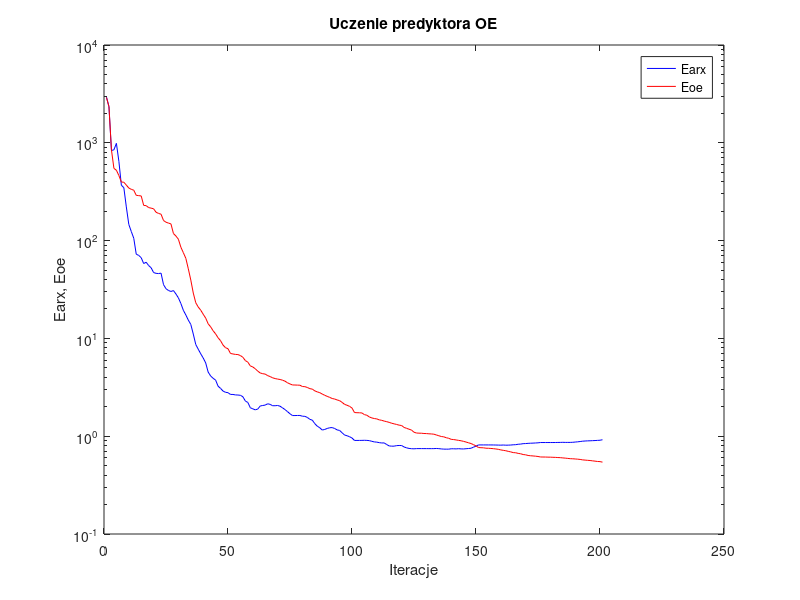
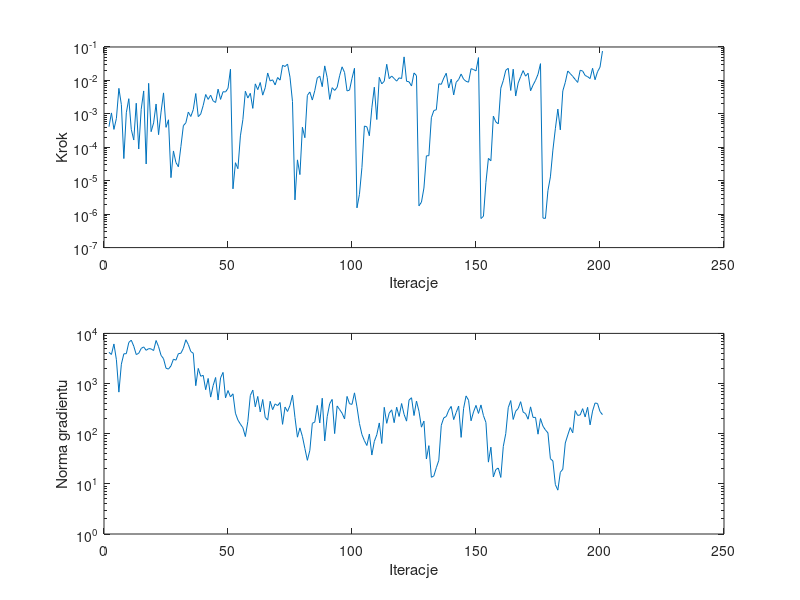

MATLAB code to generate these figures, in order:
%uczenie predyktora oe
clear all;
n=0; farx(n+1)=2.931318e+003; foe(n+1)=2.906342e+003; wspucz(n+1)=0.000000e+000; ng(n+1)=0.000000e+000;
%odnowa zmiennej metryki
n=1; farx(n+1)=2.337988e+003; foe(n+1)=2.344792e+003; krok(n+1)=4.129769e-004; ng(n+1)=4.189874e+003;
n=2; farx(n+1)=8.338234e+002; foe(n+1)=8.467281e+002; krok(n+1)=1.066758e-003; ng(n+1)=3.801533e+003;
n=3; farx(n+1)=8.488243e+002; foe(n+1)=5.474771e+002; krok(n+1)=3.428360e-004; ng(n+1)=6.154751e+003;
n=4; farx(n+1)=9.870084e+002; foe(n+1)=5.241270e+002; krok(n+1)=7.312079e-004; ng(n+1)=2.988912e+003;
n=5; farx(n+1)=6.461311e+002; foe(n+1)=4.624500e+002; krok(n+1)=5.792131e-003; ng(n+1)=6.744947e+002;
n=6; farx(n+1)=3.684330e+002; foe(n+1)=3.972594e+002; krok(n+1)=1.889589e-003; ng(n+1)=2.432372e+003;
n=7; farx(n+1)=3.474381e+002; foe(n+1)=3.950601e+002; krok(n+1)=4.603168e-005; ng(n+1)=3.918953e+003;
n=8; farx(n+1)=2.210652e+002; foe(n+1)=3.697743e+002; krok(n+1)=1.081070e-003; ng(n+1)=3.937026e+003;
n=9; farx(n+1)=1.463984e+002; foe(n+1)=3.446840e+002; krok(n+1)=2.840497e-003; ng(n+1)=6.606136e+003;
n=10; farx(n+1)=1.239261e+002; foe(n+1)=3.344863e+002; krok(n+1)=3.423805e-004; ng(n+1)=7.328309e+003;
n=11; farx(n+1)=1.056956e+002; foe(n+1)=3.274891e+002; krok(n+1)=1.650936e-004; ng(n+1)=5.555596e+003;
n=12; farx(n+1)=7.261973e+001; foe(n+1)=2.902995e+002; krok(n+1)=2.079144e-003; ng(n+1)=3.784900e+003;
n=13; farx(n+1)=7.057124e+001; foe(n+1)=2.883193e+002; krok(n+1)=8.876552e-005; ng(n+1)=4.006428e+003;
n=14; farx(n+1)=6.682740e+001; foe(n+1)=2.861574e+002; krok(n+1)=1.369522e-003; ng(n+1)=5.013382e+003;
n=15; farx(n+1)=5.827709e+001; foe(n+1)=2.292119e+002; krok(n+1)=4.845058e-003; ng(n+1)=5.379670e+003;
n=16; farx(n+1)=6.009448e+001; foe(n+1)=2.277184e+002; krok(n+1)=3.168396e-005; ng(n+1)=4.595375e+003;
n=17; farx(n+1)=5.559307e+001; foe(n+1)=2.175523e+002; krok(n+1)=8.174750e-003; ng(n+1)=4.972021e+003;
n=18; farx(n+1)=5.275205e+001; foe(n+1)=2.147792e+002; krok(n+1)=2.930791e-004; ng(n+1)=4.904932e+003;
n=19; farx(n+1)=4.712670e+001; foe(n+1)=2.115257e+002; krok(n+1)=5.362933e-004; ng(n+1)=4.549940e+003;
n=20; farx(n+1)=4.626394e+001; foe(n+1)=1.947910e+002; krok(n+1)=1.968749e-003; ng(n+1)=7.216208e+003;
n=21; farx(n+1)=4.602996e+001; foe(n+1)=1.896488e+002; krok(n+1)=2.383591e-004; ng(n+1)=5.442606e+003;
n=22; farx(n+1)=4.646571e+001; foe(n+1)=1.862299e+002; krok(n+1)=1.130654e-003; ng(n+1)=3.650552e+003;
n=23; farx(n+1)=3.545111e+001; foe(n+1)=1.605415e+002; krok(n+1)=4.234033e-003; ng(n+1)=3.134334e+003;
n=24; farx(n+1)=3.221236e+001; foe(n+1)=1.541390e+002; krok(n+1)=3.949694e-004; ng(n+1)=2.022522e+003;
n=25; farx(n+1)=3.089239e+001; foe(n+1)=1.510230e+002; krok(n+1)=6.647718e-004; ng(n+1)=1.942296e+003;
%odnowa zmiennej metryki
n=26; farx(n+1)=3.018635e+001; foe(n+1)=1.480879e+002; krok(n+1)=1.235197e-005; ng(n+1)=2.248946e+003;
n=27; farx(n+1)=3.084361e+001; foe(n+1)=1.181066e+002; krok(n+1)=7.773395e-005; ng(n+1)=3.062819e+003;
n=28; farx(n+1)=2.847967e+001; foe(n+1)=1.113554e+002; krok(n+1)=3.511208e-005; ng(n+1)=2.924670e+003;
n=29; farx(n+1)=2.596983e+001; foe(n+1)=1.032504e+002; krok(n+1)=2.611999e-005; ng(n+1)=3.950875e+003;
n=30; farx(n+1)=2.273080e+001; foe(n+1)=8.548534e+001; krok(n+1)=1.046887e-004; ng(n+1)=4.011916e+003;
n=31; farx(n+1)=1.938088e+001; foe(n+1)=7.520909e+001; krok(n+1)=4.430569e-004; ng(n+1)=5.045854e+003;
n=32; farx(n+1)=1.735298e+001; foe(n+1)=6.582946e+001; krok(n+1)=5.391128e-004; ng(n+1)=7.458457e+003;
n=33; farx(n+1)=1.537919e+001; foe(n+1)=5.141441e+001; krok(n+1)=1.130654e-003; ng(n+1)=5.987494e+003;
n=34; farx(n+1)=1.389021e+001; foe(n+1)=3.947738e+001; krok(n+1)=8.336543e-004; ng(n+1)=4.345946e+003;
n=35; farx(n+1)=1.107573e+001; foe(n+1)=2.908067e+001; krok(n+1)=1.338974e-003; ng(n+1)=4.018328e+003;
n=36; farx(n+1)=8.657732e+000; foe(n+1)=2.314883e+001; krok(n+1)=4.055547e-003; ng(n+1)=9.065380e+002;
n=37; farx(n+1)=7.754522e+000; foe(n+1)=2.092967e+001; krok(n+1)=8.258271e-004; ng(n+1)=2.004371e+003;
n=38; farx(n+1)=6.958923e+000; foe(n+1)=1.943436e+001; krok(n+1)=9.914730e-004; ng(n+1)=1.397820e+003;
n=39; farx(n+1)=6.307454e+000; foe(n+1)=1.766691e+001; krok(n+1)=1.786250e-003; ng(n+1)=1.458751e+003;
n=40; farx(n+1)=5.617120e+000; foe(n+1)=1.612877e+001; krok(n+1)=3.792736e-003; ng(n+1)=7.536401e+002;
n=41; farx(n+1)=4.524489e+000; foe(n+1)=1.410105e+001; krok(n+1)=2.707062e-003; ng(n+1)=1.264149e+003;
n=42; farx(n+1)=4.129418e+000; foe(n+1)=1.313272e+001; krok(n+1)=3.625910e-003; ng(n+1)=5.364604e+002;
n=43; farx(n+1)=3.907655e+000; foe(n+1)=1.197323e+001; krok(n+1)=2.444561e-003; ng(n+1)=9.100693e+002;
n=44; farx(n+1)=3.746997e+000; foe(n+1)=1.112624e+001; krok(n+1)=2.187783e-003; ng(n+1)=1.320552e+003;
n=45; farx(n+1)=3.244962e+000; foe(n+1)=1.015201e+001; krok(n+1)=5.478088e-003; ng(n+1)=4.703247e+002;
n=46; farx(n+1)=3.083182e+000; foe(n+1)=9.472655e+000; krok(n+1)=2.707062e-003; ng(n+1)=1.300440e+003;
n=47; farx(n+1)=2.893905e+000; foe(n+1)=8.542172e+000; krok(n+1)=4.597934e-003; ng(n+1)=1.667308e+003;
n=48; farx(n+1)=2.811106e+000; foe(n+1)=8.035168e+000; krok(n+1)=4.515106e-003; ng(n+1)=5.189469e+002;
n=49; farx(n+1)=2.786361e+000; foe(n+1)=7.843683e+000; krok(n+1)=5.829556e-003; ng(n+1)=7.258329e+002;
n=50; farx(n+1)=2.673269e+000; foe(n+1)=7.015310e+000; krok(n+1)=2.160874e-002; ng(n+1)=5.419491e+002;
%odnowa zmiennej metryki
n=51; farx(n+1)=2.672469e+000; foe(n+1)=6.932087e+000; krok(n+1)=5.724232e-006; ng(n+1)=6.243441e+002;
n=52; farx(n+1)=2.643572e+000; foe(n+1)=6.859569e+000; krok(n+1)=3.459210e-005; ng(n+1)=2.559239e+002;
n=53; farx(n+1)=2.636724e+000; foe(n+1)=6.833424e+000; krok(n+1)=2.286087e-005; ng(n+1)=1.872268e+002;
n=54; farx(n+1)=2.619073e+000; foe(n+1)=6.678547e+000; krok(n+1)=2.196646e-004; ng(n+1)=1.550734e+002;
n=55; farx(n+1)=2.532896e+000; foe(n+1)=6.408160e+000; krok(n+1)=6.750897e-004; ng(n+1)=1.316004e+002;
n=56; farx(n+1)=2.287702e+000; foe(n+1)=5.931872e+000; krok(n+1)=4.747676e-003; ng(n+1)=8.771123e+001;
n=57; farx(n+1)=2.213502e+000; foe(n+1)=5.711172e+000; krok(n+1)=2.972972e-003; ng(n+1)=1.764600e+002;
n=58; farx(n+1)=1.953569e+000; foe(n+1)=5.231324e+000; krok(n+1)=4.118564e-003; ng(n+1)=5.779200e+002;
n=59; farx(n+1)=1.904928e+000; foe(n+1)=5.104939e+000; krok(n+1)=1.457389e-003; ng(n+1)=7.402514e+002;
n=60; farx(n+1)=1.859732e+000; foe(n+1)=4.893429e+000; krok(n+1)=7.883344e-003; ng(n+1)=3.437906e+002;
n=61; farx(n+1)=1.894195e+000; foe(n+1)=4.628629e+000; krok(n+1)=5.295103e-003; ng(n+1)=5.533467e+002;
n=62; farx(n+1)=2.038162e+000; foe(n+1)=4.429416e+000; krok(n+1)=8.669283e-003; ng(n+1)=2.716666e+002;
n=63; farx(n+1)=2.060582e+000; foe(n+1)=4.357611e+000; krok(n+1)=3.625910e-003; ng(n+1)=4.807342e+002;
n=64; farx(n+1)=2.080563e+000; foe(n+1)=4.314791e+000; krok(n+1)=6.042575e-003; ng(n+1)=2.119615e+002;
n=65; farx(n+1)=2.145856e+000; foe(n+1)=4.163177e+000; krok(n+1)=1.670157e-002; ng(n+1)=1.868247e+002;
n=66; farx(n+1)=2.115074e+000; foe(n+1)=4.070842e+000; krok(n+1)=9.600724e-003; ng(n+1)=4.425060e+002;
n=67; farx(n+1)=2.049777e+000; foe(n+1)=3.953891e+000; krok(n+1)=1.042882e-002; ng(n+1)=3.016433e+002;
n=68; farx(n+1)=2.049662e+000; foe(n+1)=3.884996e+000; krok(n+1)=7.342058e-003; ng(n+1)=3.930878e+002;
n=69; farx(n+1)=2.061086e+000; foe(n+1)=3.837952e+000; krok(n+1)=1.223760e-002; ng(n+1)=3.627428e+002;
n=70; farx(n+1)=2.025986e+000; foe(n+1)=3.801082e+000; krok(n+1)=1.019133e-002; ng(n+1)=4.187463e+002;
n=71; farx(n+1)=1.947099e+000; foe(n+1)=3.737530e+000; krok(n+1)=2.835564e-002; ng(n+1)=1.536727e+002;
n=72; farx(n+1)=1.871623e+000; foe(n+1)=3.652214e+000; krok(n+1)=2.602503e-002; ng(n+1)=3.394897e+002;
n=73; farx(n+1)=1.782039e+000; foe(n+1)=3.515828e+000; krok(n+1)=3.081734e-002; ng(n+1)=2.776558e+002;
n=74; farx(n+1)=1.695499e+000; foe(n+1)=3.422367e+000; krok(n+1)=1.251065e-002; ng(n+1)=3.676284e+002;
n=75; farx(n+1)=1.626063e+000; foe(n+1)=3.342388e+000; krok(n+1)=2.339183e-003; ng(n+1)=5.890528e+002;
%odnowa zmiennej metryki
n=76; farx(n+1)=1.626220e+000; foe(n+1)=3.337436e+000; krok(n+1)=2.669404e-006; ng(n+1)=2.110974e+002;
n=77; farx(n+1)=1.629184e+000; foe(n+1)=3.329312e+000; krok(n+1)=4.204485e-005; ng(n+1)=8.524085e+001;
n=78; farx(n+1)=1.629780e+000; foe(n+1)=3.322435e+000; krok(n+1)=1.525247e-005; ng(n+1)=1.304709e+002;
n=79; farx(n+1)=1.601017e+000; foe(n+1)=3.221020e+000; krok(n+1)=3.982159e-004; ng(n+1)=8.826564e+001;
n=80; farx(n+1)=1.596481e+000; foe(n+1)=3.210150e+000; krok(n+1)=1.935115e-004; ng(n+1)=5.075228e+001;
n=81; farx(n+1)=1.555430e+000; foe(n+1)=3.149568e+000; krok(n+1)=3.572423e-003; ng(n+1)=2.945866e+001;
n=82; farx(n+1)=1.488052e+000; foe(n+1)=3.063230e+000; krok(n+1)=4.509565e-003; ng(n+1)=4.656279e+001;
n=83; farx(n+1)=1.458741e+000; foe(n+1)=3.029632e+000; krok(n+1)=2.586841e-003; ng(n+1)=1.609785e+002;
n=84; farx(n+1)=1.343905e+000; foe(n+1)=2.907176e+000; krok(n+1)=5.003630e-003; ng(n+1)=1.710630e+002;
n=85; farx(n+1)=1.265478e+000; foe(n+1)=2.839534e+000; krok(n+1)=1.189189e-002; ng(n+1)=3.663738e+002;
n=86; farx(n+1)=1.220734e+000; foe(n+1)=2.786654e+000; krok(n+1)=1.339882e-002; ng(n+1)=1.638094e+002;
n=87; farx(n+1)=1.155876e+000; foe(n+1)=2.698849e+000; krok(n+1)=6.506258e-003; ng(n+1)=5.097118e+002;
n=88; farx(n+1)=1.172606e+000; foe(n+1)=2.620574e+000; krok(n+1)=2.720095e-002; ng(n+1)=7.173064e+001;
n=89; farx(n+1)=1.200073e+000; foe(n+1)=2.555076e+000; krok(n+1)=1.214548e-002; ng(n+1)=2.186745e+002;
n=90; farx(n+1)=1.220055e+000; foe(n+1)=2.495044e+000; krok(n+1)=2.707062e-003; ng(n+1)=3.968681e+002;
n=91; farx(n+1)=1.225258e+000; foe(n+1)=2.429814e+000; krok(n+1)=6.065270e-003; ng(n+1)=4.825614e+002;
n=92; farx(n+1)=1.199108e+000; foe(n+1)=2.399162e+000; krok(n+1)=5.022246e-003; ng(n+1)=1.005167e+002;
n=93; farx(n+1)=1.160067e+000; foe(n+1)=2.349026e+000; krok(n+1)=6.192369e-003; ng(n+1)=3.575440e+002;
n=94; farx(n+1)=1.145323e+000; foe(n+1)=2.309097e+000; krok(n+1)=1.376948e-002; ng(n+1)=3.035669e+002;
n=95; farx(n+1)=1.084391e+000; foe(n+1)=2.218115e+000; krok(n+1)=2.548582e-002; ng(n+1)=2.562872e+002;
n=96; farx(n+1)=1.028246e+000; foe(n+1)=2.116756e+000; krok(n+1)=1.725161e-002; ng(n+1)=1.966784e+002;
n=97; farx(n+1)=1.010978e+000; foe(n+1)=2.072003e+000; krok(n+1)=4.841816e-003; ng(n+1)=5.534751e+002;
n=98; farx(n+1)=9.883420e-001; foe(n+1)=2.020598e+000; krok(n+1)=5.128285e-003; ng(n+1)=3.953132e+002;
n=99; farx(n+1)=9.584114e-001; foe(n+1)=1.941659e+000; krok(n+1)=1.154146e-002; ng(n+1)=3.846336e+002;
n=100; farx(n+1)=9.051030e-001; foe(n+1)=1.745592e+000; krok(n+1)=2.307159e-002; ng(n+1)=6.520750e+002;
%odnowa zmiennej metryki
n=101; farx(n+1)=9.052056e-001; foe(n+1)=1.738529e+000; krok(n+1)=1.544062e-006; ng(n+1)=3.431511e+002;
n=102; farx(n+1)=9.055919e-001; foe(n+1)=1.736044e+000; krok(n+1)=3.910923e-006; ng(n+1)=1.598988e+002;
n=103; farx(n+1)=9.063506e-001; foe(n+1)=1.728626e+000; krok(n+1)=2.480406e-005; ng(n+1)=9.651454e+001;
n=104; farx(n+1)=9.082144e-001; foe(n+1)=1.662375e+000; krok(n+1)=4.325549e-004; ng(n+1)=7.258974e+001;
n=105; farx(n+1)=9.061694e-001; foe(n+1)=1.637650e+000; krok(n+1)=4.089425e-004; ng(n+1)=5.817213e+001;
n=106; farx(n+1)=9.009751e-001; foe(n+1)=1.572542e+000; krok(n+1)=2.219001e-004; ng(n+1)=9.869906e+001;
n=107; farx(n+1)=8.865112e-001; foe(n+1)=1.537031e+000; krok(n+1)=1.517951e-003; ng(n+1)=3.754879e+001;
n=108; farx(n+1)=8.742486e-001; foe(n+1)=1.515733e+000; krok(n+1)=6.271232e-003; ng(n+1)=7.031077e+001;
n=109; farx(n+1)=8.695507e-001; foe(n+1)=1.502705e+000; krok(n+1)=6.767654e-004; ng(n+1)=9.537306e+001;
n=110; farx(n+1)=8.590978e-001; foe(n+1)=1.468828e+000; krok(n+1)=1.238474e-002; ng(n+1)=1.638961e+002;
n=111; farx(n+1)=8.526729e-001; foe(n+1)=1.453423e+000; krok(n+1)=7.883344e-003; ng(n+1)=6.376311e+001;
n=112; farx(n+1)=8.537557e-001; foe(n+1)=1.426934e+000; krok(n+1)=9.436540e-003; ng(n+1)=3.358350e+002;
n=113; farx(n+1)=8.214001e-001; foe(n+1)=1.407868e+000; krok(n+1)=3.039725e-002; ng(n+1)=1.610258e+002;
n=114; farx(n+1)=7.951024e-001; foe(n+1)=1.384695e+000; krok(n+1)=1.129495e-002; ng(n+1)=2.565368e+002;
n=115; farx(n+1)=7.910472e-001; foe(n+1)=1.356494e+000; krok(n+1)=1.352965e-002; ng(n+1)=2.990944e+002;
n=116; farx(n+1)=7.913411e-001; foe(n+1)=1.337860e+000; krok(n+1)=1.142218e-002; ng(n+1)=1.658580e+002;
n=117; farx(n+1)=8.012263e-001; foe(n+1)=1.318160e+000; krok(n+1)=9.522959e-003; ng(n+1)=3.372554e+002;
n=118; farx(n+1)=8.038385e-001; foe(n+1)=1.297526e+000; krok(n+1)=1.196445e-002; ng(n+1)=2.207153e+002;
n=119; farx(n+1)=8.031688e-001; foe(n+1)=1.286240e+000; krok(n+1)=1.136409e-002; ng(n+1)=3.998073e+002;
n=120; farx(n+1)=7.763059e-001; foe(n+1)=1.229180e+000; krok(n+1)=5.051878e-002; ng(n+1)=2.432409e+002;
n=121; farx(n+1)=7.604132e-001; foe(n+1)=1.204308e+000; krok(n+1)=9.428457e-003; ng(n+1)=1.780944e+002;
n=122; farx(n+1)=7.500533e-001; foe(n+1)=1.178681e+000; krok(n+1)=9.096510e-003; ng(n+1)=4.680328e+002;
n=123; farx(n+1)=7.451646e-001; foe(n+1)=1.155325e+000; krok(n+1)=6.802533e-003; ng(n+1)=5.212654e+002;
n=124; farx(n+1)=7.430692e-001; foe(n+1)=1.098305e+000; krok(n+1)=1.672561e-002; ng(n+1)=2.302301e+002;
n=125; farx(n+1)=7.467835e-001; foe(n+1)=1.077986e+000; krok(n+1)=1.389524e-002; ng(n+1)=4.475232e+002;
%odnowa zmiennej metryki
n=126; farx(n+1)=7.468474e-001; foe(n+1)=1.073927e+000; krok(n+1)=1.771248e-006; ng(n+1)=2.805024e+002;
n=127; farx(n+1)=7.468286e-001; foe(n+1)=1.072675e+000; krok(n+1)=2.284886e-006; ng(n+1)=1.350450e+002;
n=128; farx(n+1)=7.465739e-001; foe(n+1)=1.065822e+000; krok(n+1)=6.035587e-006; ng(n+1)=1.785388e+002;
n=129; farx(n+1)=7.467228e-001; foe(n+1)=1.063852e+000; krok(n+1)=5.550861e-005; ng(n+1)=3.128992e+001;
n=130; farx(n+1)=7.463174e-001; foe(n+1)=1.058240e+000; krok(n+1)=5.618497e-005; ng(n+1)=5.778104e+001;
n=131; farx(n+1)=7.461879e-001; foe(n+1)=1.054701e+000; krok(n+1)=7.663457e-004; ng(n+1)=1.351661e+001;
n=132; farx(n+1)=7.465462e-001; foe(n+1)=1.048693e+000; krok(n+1)=1.259664e-003; ng(n+1)=1.439040e+001;
n=133; farx(n+1)=7.491570e-001; foe(n+1)=1.029927e+000; krok(n+1)=1.323776e-003; ng(n+1)=2.099494e+001;
n=134; farx(n+1)=7.464190e-001; foe(n+1)=1.011209e+000; krok(n+1)=7.954572e-003; ng(n+1)=2.948680e+001;
n=135; farx(n+1)=7.412433e-001; foe(n+1)=9.928393e-001; krok(n+1)=7.632150e-003; ng(n+1)=1.473432e+002;
n=136; farx(n+1)=7.377188e-001; foe(n+1)=9.856042e-001; krok(n+1)=1.175824e-002; ng(n+1)=2.071794e+002;
n=137; farx(n+1)=7.372269e-001; foe(n+1)=9.645078e-001; krok(n+1)=1.640492e-002; ng(n+1)=2.199093e+002;
n=138; farx(n+1)=7.371795e-001; foe(n+1)=9.525751e-001; krok(n+1)=5.945944e-003; ng(n+1)=2.943939e+002;
n=139; farx(n+1)=7.438613e-001; foe(n+1)=9.286496e-001; krok(n+1)=1.095618e-002; ng(n+1)=3.500571e+002;
n=140; farx(n+1)=7.435916e-001; foe(n+1)=9.238541e-001; krok(n+1)=3.677109e-003; ng(n+1)=1.910526e+002;
n=141; farx(n+1)=7.416603e-001; foe(n+1)=9.155744e-001; krok(n+1)=8.806488e-003; ng(n+1)=2.639881e+002;
n=142; farx(n+1)=7.454393e-001; foe(n+1)=9.061237e-001; krok(n+1)=1.064021e-002; ng(n+1)=3.555651e+002;
n=143; farx(n+1)=7.415584e-001; foe(n+1)=8.979321e-001; krok(n+1)=1.552269e-002; ng(n+1)=8.447309e+001;
n=144; farx(n+1)=7.406312e-001; foe(n+1)=8.853418e-001; krok(n+1)=1.086709e-002; ng(n+1)=3.201850e+002;
n=145; farx(n+1)=7.449598e-001; foe(n+1)=8.715645e-001; krok(n+1)=9.393654e-003; ng(n+1)=5.667170e+002;
n=146; farx(n+1)=7.485887e-001; foe(n+1)=8.560115e-001; krok(n+1)=8.855578e-003; ng(n+1)=4.645489e+002;
n=147; farx(n+1)=7.531691e-001; foe(n+1)=8.413482e-001; krok(n+1)=2.243330e-002; ng(n+1)=1.809478e+002;
n=148; farx(n+1)=7.732103e-001; foe(n+1)=8.193459e-001; krok(n+1)=2.117616e-002; ng(n+1)=2.716716e+002;
n=149; farx(n+1)=7.908211e-001; foe(n+1)=7.956929e-001; krok(n+1)=1.925105e-002; ng(n+1)=3.666935e+002;
n=150; farx(n+1)=8.143872e-001; foe(n+1)=7.659523e-001; krok(n+1)=4.818488e-002; ng(n+1)=2.537134e+002;
%odnowa zmiennej metryki
n=151; farx(n+1)=8.143115e-001; foe(n+1)=7.626670e-001; krok(n+1)=7.401445e-007; ng(n+1)=3.743932e+002;
n=152; farx(n+1)=8.143122e-001; foe(n+1)=7.611038e-001; krok(n+1)=8.652112e-007; ng(n+1)=2.300448e+002;
n=153; farx(n+1)=8.142947e-001; foe(n+1)=7.537219e-001; krok(n+1)=8.807743e-006; ng(n+1)=1.675738e+002;
n=154; farx(n+1)=8.141919e-001; foe(n+1)=7.527124e-001; krok(n+1)=4.662388e-005; ng(n+1)=2.710988e+001;
n=155; farx(n+1)=8.141066e-001; foe(n+1)=7.494077e-001; krok(n+1)=3.955346e-005; ng(n+1)=5.383073e+001;
n=156; farx(n+1)=8.135863e-001; foe(n+1)=7.458320e-001; krok(n+1)=8.540993e-004; ng(n+1)=1.372277e+001;
n=157; farx(n+1)=8.122866e-001; foe(n+1)=7.402788e-001; krok(n+1)=5.733303e-004; ng(n+1)=1.932077e+001;
n=158; farx(n+1)=8.111749e-001; foe(n+1)=7.342749e-001; krok(n+1)=5.014459e-004; ng(n+1)=2.067027e+001;
n=159; farx(n+1)=8.099591e-001; foe(n+1)=7.240842e-001; krok(n+1)=5.858547e-003; ng(n+1)=1.343184e+001;
n=160; farx(n+1)=8.126666e-001; foe(n+1)=7.170287e-001; krok(n+1)=9.899545e-003; ng(n+1)=5.563999e+001;
n=161; farx(n+1)=8.092257e-001; foe(n+1)=7.103593e-001; krok(n+1)=2.008899e-002; ng(n+1)=1.005494e+002;
n=162; farx(n+1)=8.102854e-001; foe(n+1)=6.998650e-001; krok(n+1)=2.307159e-002; ng(n+1)=3.301996e+002;
n=163; farx(n+1)=8.121767e-001; foe(n+1)=6.914164e-001; krok(n+1)=5.000456e-003; ng(n+1)=4.578984e+002;
n=164; farx(n+1)=8.169608e-001; foe(n+1)=6.796301e-001; krok(n+1)=2.165649e-002; ng(n+1)=1.922758e+002;
n=165; farx(n+1)=8.190378e-001; foe(n+1)=6.773503e-001; krok(n+1)=3.416071e-003; ng(n+1)=2.811014e+002;
n=166; farx(n+1)=8.274777e-001; foe(n+1)=6.672345e-001; krok(n+1)=8.349282e-003; ng(n+1)=3.176866e+002;
n=167; farx(n+1)=8.306320e-001; foe(n+1)=6.614811e-001; krok(n+1)=1.299379e-002; ng(n+1)=4.348118e+002;
n=168; farx(n+1)=8.389055e-001; foe(n+1)=6.495329e-001; krok(n+1)=1.966568e-002; ng(n+1)=2.700239e+002;
n=169; farx(n+1)=8.410525e-001; foe(n+1)=6.452637e-001; krok(n+1)=1.340015e-002; ng(n+1)=2.512632e+002;
n=170; farx(n+1)=8.450337e-001; foe(n+1)=6.353828e-001; krok(n+1)=1.640492e-002; ng(n+1)=1.944501e+002;
n=171; farx(n+1)=8.478778e-001; foe(n+1)=6.310784e-001; krok(n+1)=4.908489e-003; ng(n+1)=3.429537e+002;
n=172; farx(n+1)=8.497292e-001; foe(n+1)=6.283421e-001; krok(n+1)=7.242402e-003; ng(n+1)=2.110512e+002;
n=173; farx(n+1)=8.527643e-001; foe(n+1)=6.247429e-001; krok(n+1)=1.004414e-002; ng(n+1)=2.115932e+002;
n=174; farx(n+1)=8.557104e-001; foe(n+1)=6.203430e-001; krok(n+1)=1.526430e-002; ng(n+1)=9.782640e+001;
n=175; farx(n+1)=8.616795e-001; foe(n+1)=6.132277e-001; krok(n+1)=3.172714e-002; ng(n+1)=2.003467e+002;
%odnowa zmiennej metryki
n=176; farx(n+1)=8.616553e-001; foe(n+1)=6.126309e-001; krok(n+1)=7.623743e-007; ng(n+1)=1.413347e+002;
n=177; farx(n+1)=8.616441e-001; foe(n+1)=6.123039e-001; krok(n+1)=7.475603e-007; ng(n+1)=1.186111e+002;
n=178; farx(n+1)=8.616652e-001; foe(n+1)=6.107411e-001; krok(n+1)=5.055637e-006; ng(n+1)=1.039247e+002;
n=179; farx(n+1)=8.616412e-001; foe(n+1)=6.103696e-001; krok(n+1)=1.302585e-005; ng(n+1)=3.172358e+001;
n=180; farx(n+1)=8.618159e-001; foe(n+1)=6.085127e-001; krok(n+1)=8.233132e-005; ng(n+1)=2.860392e+001;
n=181; farx(n+1)=8.620126e-001; foe(n+1)=6.074385e-001; krok(n+1)=3.604935e-004; ng(n+1)=9.655144e+000;
n=182; farx(n+1)=8.632084e-001; foe(n+1)=6.050522e-001; krok(n+1)=1.389400e-003; ng(n+1)=7.492404e+000;
n=183; farx(n+1)=8.640015e-001; foe(n+1)=6.035918e-001; krok(n+1)=3.323859e-004; ng(n+1)=1.700383e+001;
n=184; farx(n+1)=8.659406e-001; foe(n+1)=5.998587e-001; krok(n+1)=4.862884e-003; ng(n+1)=1.957293e+001;
n=185; farx(n+1)=8.641041e-001; foe(n+1)=5.968105e-001; krok(n+1)=8.744518e-003; ng(n+1)=6.515274e+001;
n=186; farx(n+1)=8.642303e-001; foe(n+1)=5.929522e-001; krok(n+1)=1.916842e-002; ng(n+1)=9.406069e+001;
n=187; farx(n+1)=8.642542e-001; foe(n+1)=5.890888e-001; krok(n+1)=1.603572e-002; ng(n+1)=1.325370e+002;
n=188; farx(n+1)=8.665392e-001; foe(n+1)=5.877688e-001; krok(n+1)=1.321526e-002; ng(n+1)=1.042245e+002;
n=189; farx(n+1)=8.712483e-001; foe(n+1)=5.851269e-001; krok(n+1)=1.071180e-002; ng(n+1)=2.882211e+002;
n=190; farx(n+1)=8.762527e-001; foe(n+1)=5.822978e-001; krok(n+1)=8.704305e-003; ng(n+1)=2.314364e+002;
n=191; farx(n+1)=8.822122e-001; foe(n+1)=5.786566e-001; krok(n+1)=2.008899e-002; ng(n+1)=2.368122e+002;
n=192; farx(n+1)=8.893583e-001; foe(n+1)=5.727927e-001; krok(n+1)=1.916842e-002; ng(n+1)=3.157588e+002;
n=193; farx(n+1)=8.930372e-001; foe(n+1)=5.697645e-001; krok(n+1)=1.405854e-002; ng(n+1)=2.158730e+002;
n=194; farx(n+1)=8.962423e-001; foe(n+1)=5.666171e-001; krok(n+1)=1.297031e-002; ng(n+1)=3.360149e+002;
n=195; farx(n+1)=8.977300e-001; foe(n+1)=5.643298e-001; krok(n+1)=1.136199e-002; ng(n+1)=1.499555e+002;
n=196; farx(n+1)=9.005288e-001; foe(n+1)=5.598179e-001; krok(n+1)=2.307159e-002; ng(n+1)=2.822819e+002;
n=197; farx(n+1)=9.029256e-001; foe(n+1)=5.559111e-001; krok(n+1)=1.048565e-002; ng(n+1)=4.091767e+002;
n=198; farx(n+1)=9.063798e-001; foe(n+1)=5.515111e-001; krok(n+1)=1.820180e-002; ng(n+1)=4.007649e+002;
n=199; farx(n+1)=9.092986e-001; foe(n+1)=5.498122e-001; krok(n+1)=2.486715e-002; ng(n+1)=2.769498e+002;
n=200; farx(n+1)=9.202772e-001; foe(n+1)=5.428840e-001; krok(n+1)=7.567122e-002; ng(n+1)=2.395785e+002;

figure; semilogy(farx,'b'); hold on; semilogy(foe,'r'); xlabel('Iteracje'); ylabel('Earx, Eoe'); legend('Earx','Eoe'); title('Uczenie predyktora OE');
figure; subplot(2,1,1); semilogy(krok); xlabel('Iteracje'); ylabel('Krok');
subplot(2,1,2); semilogy(ng); xlabel('Iteracje'); ylabel('Norma gradientu');
Earx=farx(n+1)
Eoe=foe(n+1)
